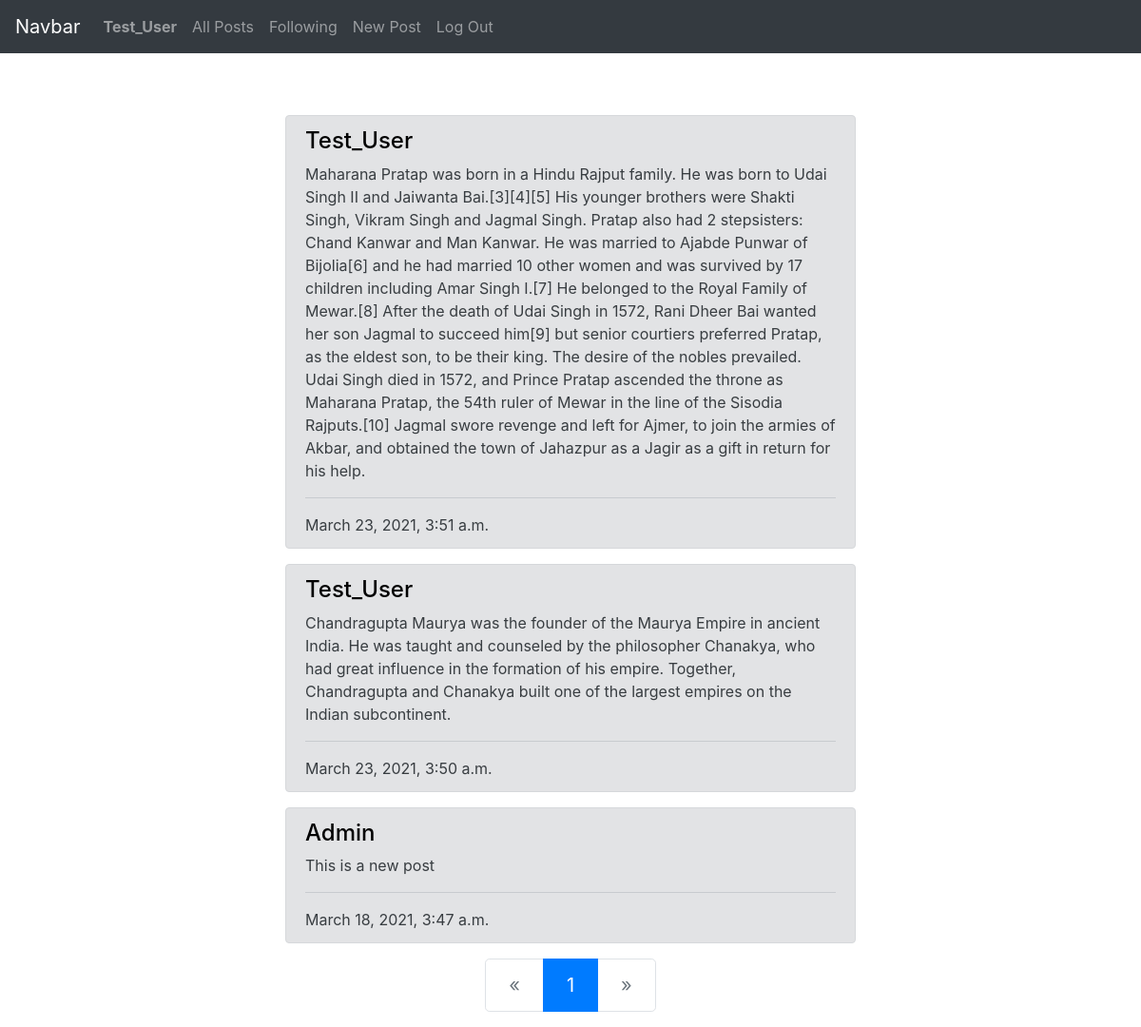
The app's page / (signed in) with its own data.
### network/models.py (models this page shows)
class User(AbstractUser):
    pass

class Post(models.Model):
    body = models.TextField()
    datetime = models.DateTimeField(auto_now=True)
    user = models.ForeignKey(User, on_delete=models.CASCADE)

### network/views.py (the view)
# urls.py: path("", views.index, name="index"),
def index(request):
    posts = Post.objects.all().order_by('-datetime')
    paginator = Paginator(posts, 10)
    page_number = request.GET.get('page')
    page_obj = paginator.get_page(page_number)
    return render(request, "network/index.html", {
        "posts": page_obj
    })

### network/templates/network/index.html (shortened to what this page needs)
{% extends "network/layout.html" %}
{% block body %}
    {% for post in posts %}
    <div class="alert alert-secondary" role="alert" id="alert">
        <h4 class="alert-heading"><a href="{% url 'profile' post.user.username %}">{{post.user.username}}</a></h4>
        <p>{{post.body}}</p>
        <hr>
        <p class="mb-0">{{post.datetime}}</p>
    </div>
    {% endfor %}
    <nav aria-label="Page navigation example">
        <ul class="pagination justify-content-center pagination-lg">
            {% if posts.has_previous %}
                <li class="page-item">
                    <a class="page-link" href="?page={{posts.previous_page_number}}" aria-label="Previous">
                        <span aria-hidden="true">&laquo;</span>
                    </a>
                </li>
            {% else %}
                <li class="page-item disabled">
                    <a class="page-link" href="#" aria-label="Previous">
                        <span aria-hidden="true">&laquo;</span>
                    </a>
                </li>
            {% endif %}
            {% for number in posts.paginator.page_range %}
                {% if posts.number == number %}
                    <li class="page-item active"><a class="page-link" href="">{{posts.number}}</a></li>
                {% else %}
                    <li class="page-item"><a class="page-link" href="?page={{number}}">{{number}}</a></li>
                {% endif %}
            {% endfor %}
            {% if posts.has_next %}
                <li class="page-item">
                    <a class="page-link" href="?page={{posts.next_page_number}}" aria-label="Next">
                        <span aria-hidden="true">&raquo;</span>
                    </a>
                </li>
            {% else %}
                <li class="page-item disabled">
                    <a class="page-link" href="#" aria-label="Next">
                        <span aria-hidden="true">&raquo;</span>
                    </a>
                </li>
            {% endif %}
        </ul>
    </nav>
{% endblock %}

### network/templates/network/layout.html (shortened to what this page needs)
{% load static %}
<!DOCTYPE html>
<html lang="en">
<head>
    <link rel="stylesheet" href="https://stackpath.bootstrapcdn.com/bootstrap/4.4.1/css/bootstrap.min.css">
    <link href="{% static 'network/styles.css' %}" rel="stylesheet">
</head>
<body>
    <nav class="navbar navbar-expand-lg navbar-dark bg-dark" style="margin-bottom: 65px;">
        <a class="navbar-brand" href="#">Navbar</a>
        <div>
          <ul class="navbar-nav mr-auto">
            {% if user.is_authenticated %}
                <li class="nav-item">
                    <a class="nav-link" href="#"><strong>{{ user.username }}</strong></a>
                </li>
            {% endif %}
            <li class="nav-item">
              <a class="nav-link" href="{% url 'index' %}">All Posts</a>
            </li>
            {% if user.is_authenticated %}
                <li class="nav-item">
                    <a class="nav-link" href="{% url 'following' %}">Following</a>
                </li>
                <li class="nav-item">
                    <a class="nav-link" href="{% url 'NewPost'%}">New Post</a>
                </li>
                <li class="nav-item">
                    <a class="nav-link" href="{% url 'logout' %}">Log Out</a>
                </li>
            {% endif %}
          </ul>
        </div>
      </nav>
      <div class="body">
        {% block body %}
        {% endblock %}
      </div>
</body>
</html>

### network/templates/network/index.html (style rules this page uses)
#alert { margin-left: 300px; margin-right: 300px; }
a { text-decoration: none !important;; color: black; }

### records on screen
User: username "Test_User"
Post: user.username "Test_User", body "Maharana Pratap was born in a Hindu Rajput family. He was born to Udai Singh II and Jaiwanta Bai.[3][4][5] His younger brothers were Shakti Singh, Vikram Singh and Jagmal Singh. Pratap also had 2 stepsisters: Chand Kanwar and Man Kanwar. He was married to Ajabde Punwar of Bijolia[6] and he had married 10 other women and was survived by 17 children including Amar Singh I.[7] He belonged to the Royal Family of Mewar.[8] After the death of Udai Singh in 1572, Rani Dheer Bai wanted her son Jagmal to succeed him[9] but senior courtiers preferred Pratap, as the eldest son, to be their king. The desire of the nobles prevailed. Udai Singh died in 1572, and Prince Pratap ascended the throne as…", datetime "March 23, 2021, 3:51 a.m."
Post: user.username "Test_User", body "Chandragupta Maurya was the founder of the Maurya Empire in ancient India. He was taught and counseled by the philosopher Chanakya, who had great influence in the formation of his empire. Together, Chandragupta and Chanakya built one of the largest empires on the Indian subcontinent.", datetime "March 23, 2021, 3:50 a.m."
Post: user.username "Admin", body "This is a new post", datetime "March 18, 2021, 3:47 a.m."

### other values on screen
{{ posts.number }} "1"
